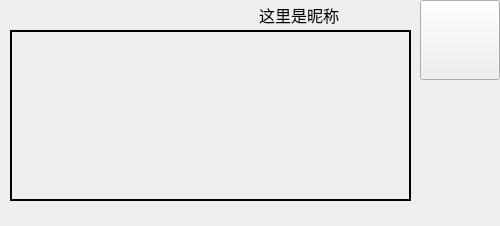
<?xml version="1.0" encoding="UTF-8"?>
<ui version="4.0">
 <class>ChatBubbleOwn</class>
 <widget class="QWidget" name="ChatBubbleOwn">
  <property name="geometry">
   <rect>
    <x>0</x>
    <y>0</y>
    <width>500</width>
    <height>226</height>
   </rect>
  </property>
  <property name="windowTitle">
   <string>Form</string>
  </property>
  <widget class="QLabel" name="label">
   <property name="geometry">
    <rect>
     <x>259</x>
     <y>0</y>
     <width>151</width>
     <height>30</height>
    </rect>
   </property>
   <property name="font">
    <font>
     <family>楷体</family>
     <pointsize>12</pointsize>
    </font>
   </property>
   <property name="text">
    <string>这里是昵称</string>
   </property>
   <property name="textFormat">
    <enum>Qt::AutoText</enum>
   </property>
  </widget>
  <widget class="QPushButton" name="pushButton">
   <property name="geometry">
    <rect>
     <x>420</x>
     <y>0</y>
     <width>80</width>
     <height>80</height>
    </rect>
   </property>
   <property name="sizePolicy">
    <sizepolicy hsizetype="Minimum" vsizetype="Fixed">
     <horstretch>0</horstretch>
     <verstretch>0</verstretch>
    </sizepolicy>
   </property>
   <property name="cursor">
    <cursorShape>PointingHandCursor</cursorShape>
   </property>
   <property name="text">
    <string/>
   </property>
   <property name="icon">
    <iconset resource="../images.qrc">
     <normaloff>:/images/img/tx.jpg</normaloff>:/images/img/tx.jpg</iconset>
   </property>
   <property name="iconSize">
    <size>
     <width>80</width>
     <height>80</height>
    </size>
   </property>
  </widget>
  <widget class="QLabel" name="label_2">
   <property name="geometry">
    <rect>
     <x>10</x>
     <y>30</y>
     <width>401</width>
     <height>171</height>
    </rect>
   </property>
   <property name="sizePolicy">
    <sizepolicy hsizetype="Preferred" vsizetype="Preferred">
     <horstretch>0</horstretch>
     <verstretch>0</verstretch>
    </sizepolicy>
   </property>
   <property name="frameShape">
    <enum>QFrame::WinPanel</enum>
   </property>
   <property name="frameShadow">
    <enum>QFrame::Plain</enum>
   </property>
   <property name="lineWidth">
    <number>0</number>
   </property>
   <property name="midLineWidth">
    <number>0</number>
   </property>
   <property name="text">
    <string/>
   </property>
  </widget>
 </widget>
 <resources>
  <include location="../images.qrc"/>
 </resources>
 <connections/>
</ui>
